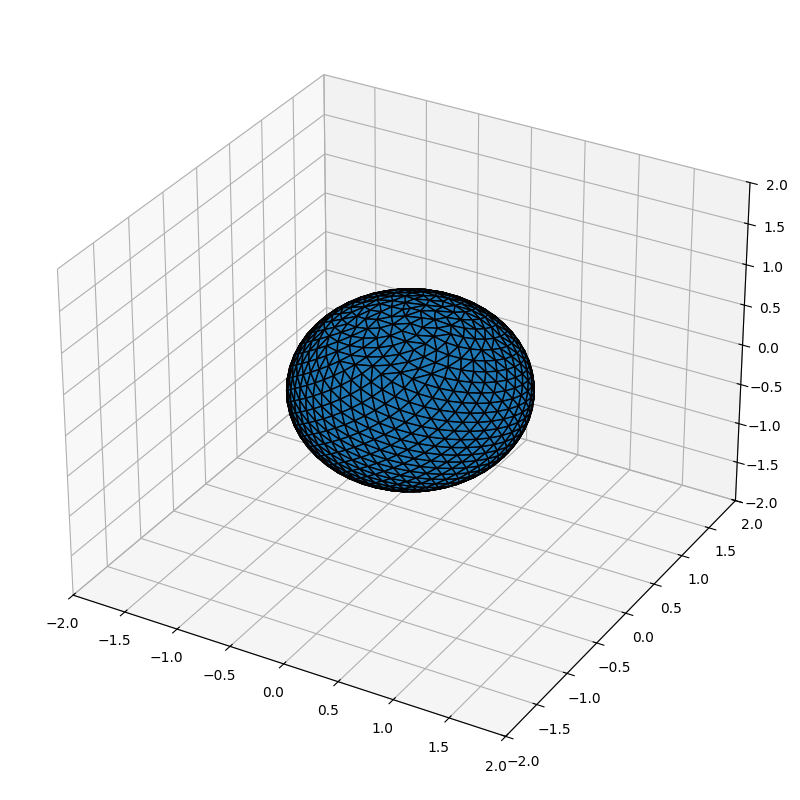

Recreate this plot in Python.
import numpy as np
import sys
import matplotlib.pyplot as plt
from mpl_toolkits.mplot3d import Axes3D
from mpl_toolkits.mplot3d.art3d import Poly3DCollection
from scipy.spatial import ConvexHull

from geodome import TriangleMesh


# based on https://stackoverflow.com/a/26127012
def fibonacci_sphere(samples):
    phi = np.pi * (np.sqrt(5.) - 1.)  # golden angle in radians

    i = np.arange(samples)
    y = 1 - (i / (samples - 1)) * 2  # y goes from 1 to -1
    radius = np.sqrt(1 - y**2)  # radius at y
    theta = phi * i  # golden angle increment
    x = np.cos(theta) * radius
    z = np.sin(theta) * radius

    return np.stack([z, x, y]).T


class FibonacciSphere(TriangleMesh):
    def __init__(self, samples):
        # compute the vertices
        self.v = fibonacci_sphere(samples)

        # triangulation by convex hull
        hull = ConvexHull(self.v)
        self.f = hull.simplices
        self.force_ccw()


if __name__ == "__main__":
    # Fibonacci Sphere of 1000 points
    f = FibonacciSphere(1000)

    # Check the number of vertices / faces
    print(f'num of vertices = {len(f.v)}, num of faces = {len(f.f)}')

    # Save as PLY
    f.save_as_ply('a.ply')

    # 3D plot
    f.plot3D()
